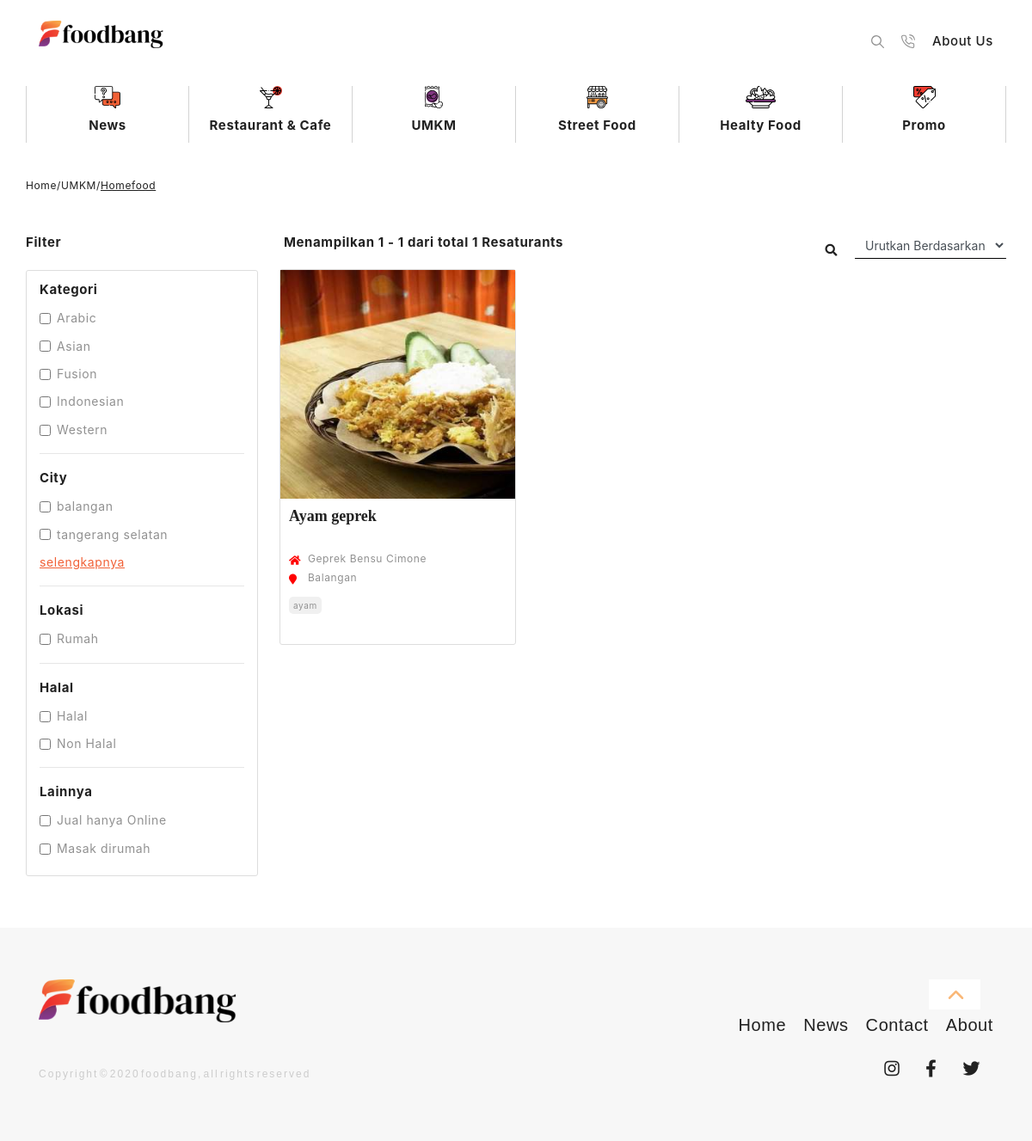
The page /umkm/home/homefood on the database as committed earlier.
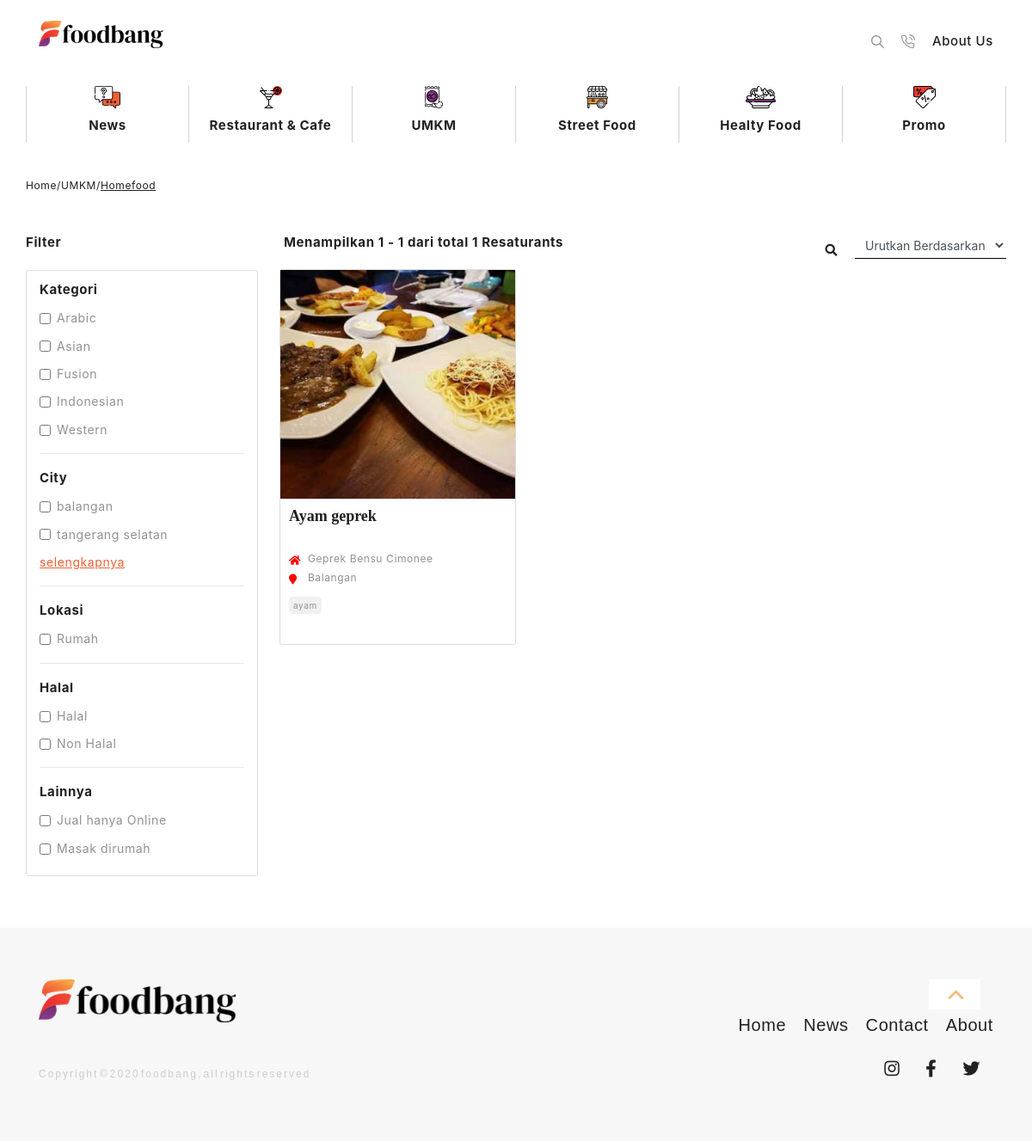
The same page on the database as committed later.
### tables this page shows
CREATE TABLE `tbl_category` (
  `category_id` int(11) NOT NULL,
  `category_type_id` int(50) NOT NULL,
  `category_name` varchar(200) DEFAULT NULL,
  `category_slug` varchar(200) DEFAULT NULL
);

CREATE TABLE `tbl_type` (
  `type_id` int(11) NOT NULL,
  `type_name` varchar(250) NOT NULL
);

CREATE TABLE `tbl_subcategory` (
  `subcategory_id` int(11) NOT NULL,
  `subcategory_name` varchar(255) NOT NULL,
  `subcategory_category_id` int(11) NOT NULL
);

CREATE TABLE `tbl_location` (
  `location_id` int(11) NOT NULL,
  `location_name` varchar(250) NOT NULL,
  `location_category_id` int(11) NOT NULL
);

CREATE TABLE `tbl_additional` (
  `additional_id` int(11) NOT NULL,
  `additional_name` varchar(250) NOT NULL,
  `additional_category_id` int(11) NOT NULL
);

CREATE TABLE `tbl_site` (
  `site_id` int(11) NOT NULL,
  `site_name` varchar(100) DEFAULT NULL,
  `site_title` varchar(200) DEFAULT NULL,
  `site_description` text DEFAULT NULL,
  `site_favicon` varchar(50) DEFAULT NULL,
  `site_logo_header` varchar(50) DEFAULT NULL,
  `site_logo_footer` varchar(50) DEFAULT NULL,
  `site_logo_big` varchar(50) DEFAULT NULL,
  `site_facebook` varchar(150) DEFAULT NULL,
  `site_twitter` varchar(150) DEFAULT NULL,
  `site_instagram` varchar(150) DEFAULT NULL,
  `site_pinterest` varchar(150) DEFAULT NULL,
  `site_linkedin` varchar(150) DEFAULT NULL
);

CREATE TABLE `tbl_post` (
  `post_id` int(11) NOT NULL,
  `post_title` varchar(250) DEFAULT NULL,
  `post_description` text DEFAULT NULL,
  `post_description_title` varchar(255) NOT NULL,
  `post_contents` longtext DEFAULT NULL,
  `post_image` varchar(40) DEFAULT NULL,
  `post_image_desc` varchar(255) NOT NULL,
  `post_date` timestamp NULL DEFAULT current_timestamp(),
  `post_last_update` datetime DEFAULT NULL,
  `post_type_id` int(11) NOT NULL,
  `post_category_id` int(11) DEFAULT NULL,
  `post_subcategory_id` int(11) NOT NULL,
  `post_tags` varchar(225) DEFAULT NULL,
  `post_slug` varchar(250) DEFAULT NULL,
  `post_feature_article` int(11) NOT NULL,
  `post_city_id` int(11) NOT NULL,
  `post_location_id` int(11) NOT NULL,
  `post_halal_id` int(11) NOT NULL,
  `post_additional_id` int(11) NOT NULL,
  `post_status` int(11) DEFAULT NULL COMMENT '1=Publish, 0=Unpublish',
  `post_views` int(11) DEFAULT 0,
  `post_user_id` int(11) DEFAULT NULL,
  `post_detail_id` varchar(255) NOT NULL,
  `email_news_update` int(11) NOT NULL DEFAULT 0
);

CREATE TABLE `tbl_detail_umkm` (
  `detail_umkm_id` varchar(255) NOT NULL,
  `detail_umkm_name` varchar(100) NOT NULL,
  `detail_umkm_availability` longtext DEFAULT NULL,
  `detail_umkm_social` longtext DEFAULT NULL,
  `detail_umkm_address` varchar(100) NOT NULL,
  `detail_umkm_phone` varchar(15) NOT NULL,
  `detail_umkm_gmaps` longtext DEFAULT NULL,
  `detail_umkm_created_at` int(50) NOT NULL DEFAULT current_timestamp(),
  `detail_umkm_update_at` int(50) NOT NULL DEFAULT current_timestamp()
);

CREATE TABLE `tbl_city` (
  `city_id` int(7) NOT NULL,
  `city_name` varchar(41) DEFAULT NULL,
  `city_prov_id` int(7) DEFAULT NULL
);

### application/views/catlist_view.php (the view, shortened to what the rows shown need)
<?php if ($category['type_id'] == 2) {
    $dynamic_detail_link = 'catlist/detail/';
} else if ($category['type_id'] == 3) {
    $dynamic_detail_link = 'umkm/detail/';
} else if ($category['type_id'] == 4) {
    $dynamic_detail_link = 'stfood/detail/';
} else if ($category['type_id'] == 5) {
    $dynamic_detail_link = 'hltfood/detail/';
}?>
<!DOCTYPE html>
<html lang="en">
<head>
    <link rel="stylesheet" href="<?php echo base_url('theme/css/bootstrap.min.css') ?>" />
    <link rel="stylesheet" href="<?php echo base_url('theme/css/style.css') ?>" />
    <link rel="stylesheet" href="<?php echo base_url('theme/css/style-custome-dhika.css') ?>" />
    <link rel="stylesheet" href="<?php echo base_url('theme/css/padding-margin.css') ?>" />
    <link rel="stylesheet" href="<?php echo base_url() . 'assets/plugins/fontawesome/css/all.css' ?>" />
</head>
<body class="content-animate">
    <div id="top">
        <main class="cd-main-content">
            <section>
                <div class="container">
                    <div class="row">
                        <?php if (!empty($category)): ?>
                        <div class="col-sm-12 pt-30 pb-30 pl-0" style="font-size:12px;">
                            Home/<?php echo $category['type_name'] ?>/<a
                                href=""><u><?php echo $category['category_name'] ?></u> </a>
                        </div>
                        <?php else: ?>
                        <div class="col-sm-12 pt-30 pb-30 pl-0" style="font-size:12px;">
                            Home/Restaurant & Cafe/<a href=""><u>Restautant</u> </a>
                        </div>
                        <?php endif;?>
                    </div>
                </div>
            </section>
            <form method="get" id="catlist-form">
                <section>
                    <div class=" container pt-30">
                        <div class="row mb-30">
                            <div class="col-sm-3 pl-0">
                                <div class="col-sm-12 pb-20 pt-10 mb-30"
                                    style="border:1px #DDDDDD solid;border-radius:3px;">
                                    <?php if (!empty($filter_category)): ?>
                                    <div class="row ">
                                        <?php foreach ($filter_category as $item): ?>
                                        <div class="col-sm-12 pt-10">
                                            <div class="form-check">
                                                <input class="form-check-input" name="subcategory[]" type="checkbox" <?php if (is_array($get_category)) {
    for ($i = 0; $i < count($get_category); $i++) {
        if ($get_category[$i] == $item->subcategory_id) {
            echo "checked";
        }
    }}?> value=" <?php echo $item->subcategory_id; ?>" onchange="submit()">
                                                <label class="form-check-label colot-theme-1" for="defaultCheck1">
                                                    <?php echo $item->subcategory_name; ?>
                                                </label>
                                            </div>
                                        </div>
                                        <?php endforeach;?>
                                    </div>
                                    <?php endif;?>
                                    <?php if (!empty($filter_location)): ?>
                                    <div class="row ">
                                        <?php foreach ($filter_location as $item): ?>
                                        <div class="col-sm-12 pt-10">
                                            <div class="form-check">
                                                <input class="form-check-input" name="location[]" type="checkbox" <?php if (is_array($get_location)) {
    for ($i = 0; $i < count($get_location); $i++) {
        if ($get_location[$i] == $item->location_id) {
            echo "checked";
        }
    }}?> value="<?php echo $item->location_id; ?>" onchange="submit()">
                                                <label class="form-check-label colot-theme-1" for="defaultCheck1">
                                                    <?php echo $item->location_name; ?>
                                                </label>
                                            </div>
                                        </div>
                                        <?php endforeach;?>
                                    </div>
                                    <?php endif;?>
                                    <?php if (!empty($filter_additional)): ?>
                                    <div class="row ">
                                        <?php foreach ($filter_additional as $item): ?>
                                        <div class="col-sm-12 pt-10">
                                            <div class="form-check">
                                                <input class="form-check-input" name="additional[]" type="checkbox" <?php if (is_array($get_additional)) {
    for ($i = 0; $i < count($get_additional); $i++) {
        if ($get_additional[$i] == $item->additional_id) {
            echo "checked";
        }
    }}?> value="<?php echo $item->additional_id; ?>" onchange="submit()">
                                                <label class="form-check-label colot-theme-1" for="defaultCheck1">
                                                    <?php echo $item->additional_name; ?>
                                                </label>
                                            </div>
                                        </div>
                                        <?php endforeach;?>
                                    </div>
                                    <?php endif;?>
                                </div>
                            </div>
                            <div class="col-sm-9">
                                <div class="row">
                                    <div class="col-sm-12">
                                        <div class="row">
                                            <div class="col-sm-7 t-5-b">Menampilkan 1 - <?php echo count($catlist) ?>
                                                dari total <?php echo $catlist_count ?> Resaturants
                                            </div>
                                            <div class="col-sm-5">
                                                <div class="row d-flex justify-content-end">
                                                </div>
                                            </div>
                                        </div>
                                    </div>
                                    <div class="col-sm-12">
                                        <div class="row mt-10">
                                            <?php if (count($catlist) > 0): ?>
                                            <?php foreach ($catlist as $item): ?>
                                            <div class="col-md-4 pb-20">
                                                <div class="row pl-10">
                                                    <div class="col-sm-12">
                                                        <div class="row"
                                                            style="border:1px #DDDDDD solid;border-radius:3px;">
                                                            <div class="col-sm-12 popular-b-image m-0 pl-10"
                                                                style="background-image: url('<?php echo base_url() . 'assets/images/' . $item->post_image; ?>') ; height:266px;">
                                                            </div>
                                                            <div class="col-sm-12 mt-10 pl-10 text-thema-split-2"
                                                                style="height:45px;">
                                                                <div class="text-theme-1"
                                                                    style="margin-top:0px;font-size:18px;font-weight:bold;letter-spacing: 0px; line-height: normal;">
                                                                    <a
                                                                        href="<?php echo base_url() . $dynamic_detail_link . $item->post_slug; ?>">
                                                                        <?php echo $item->post_title; ?>
                                                                    </a>
                                                                </div>
                                                            </div>
                                                            <div class="col-sm-12 mtc-5 ">
                                                                <div class="row pl-10">
                                                                    <div class="col-sm-1 p-0">
                                                                        <i class="fas fa-home"
                                                                            style="font-size:12px;color:red;">
                                                                        </i>
                                                                    </div>
                                                                    <div class="col-sm-11 colot-theme-1 pl-0"
                                                                        style="font-size:12px;">
                                                                        <?php if ($item->post_type_id == 2) {
    echo $item->detail_catlist_name;
} else if ($item->post_type_id == 3) {
    echo $item->detail_umkm_name;
} else if ($item->post_type_id == 4) {
    echo $item->detail_stfood_name;
} else if ($item->post_type_id == 5) {
    echo $item->detail_hltfood_name;
}?>
                                                                    </div>
                                                                </div>
                                                            </div>
                                                            <div class="col-sm-12">
                                                                <div class="row pl-10">
                                                                    <div class="col-sm-1 p-0">
                                                                        <i class="fas fas fa-map-marker"
                                                                            style="font-size:12px;color:red;">
                                                                        </i>
                                                                    </div>
                                                                    <div class="col-sm-11 colot-theme-1 pl-0"
                                                                        style="font-size:12px; text-transform: capitalize;">
                                                                        <?php echo strtolower($item->city_name); ?>
                                                                    </div>
                                                                </div>
                                                            </div>
                                                            <div class="col-sm-12 pl-0 mt-10" style="height:55px;">
                                                                <div class="col-sm-12 pl-10">
                                                                    <?php $split_tag = explode(",", $item->post_tags);foreach ($split_tag as $tag): ?>
                                                                    <div class="float-left"
                                                                        style="padding:0px 5px 5px 0px">
                                                                        <div class=" "
                                                                            style="background-color:#F0F0F0; color:#919191; padding:2px 5px; border-radius:5px; font-size:10px;">
                                                                            <?php echo $tag; ?>
                                                                        </div>
                                                                    </div>
                                                                    <?php endforeach;?>
                                                                </div>
                                                            </div>
                                                        </div>
                                                    </div>
                                                </div>
                                            </div>
                                            <?php endforeach;?>
                                            <?php endif;?>
                                        </div>
                                    </div>
                                </div>
                            </div>
                        </div>
                </section>
            </form>
        </main>
    </div>
</body>
</html>

Rows that differ between the two databases and show on the page:
changed tbl_post "Ayam geprek": post_image: a different picture; tbl_detail_umkm.detail_umkm_name "Geprek Bensu Cimone" → "Geprek Bensu Cimonee"
